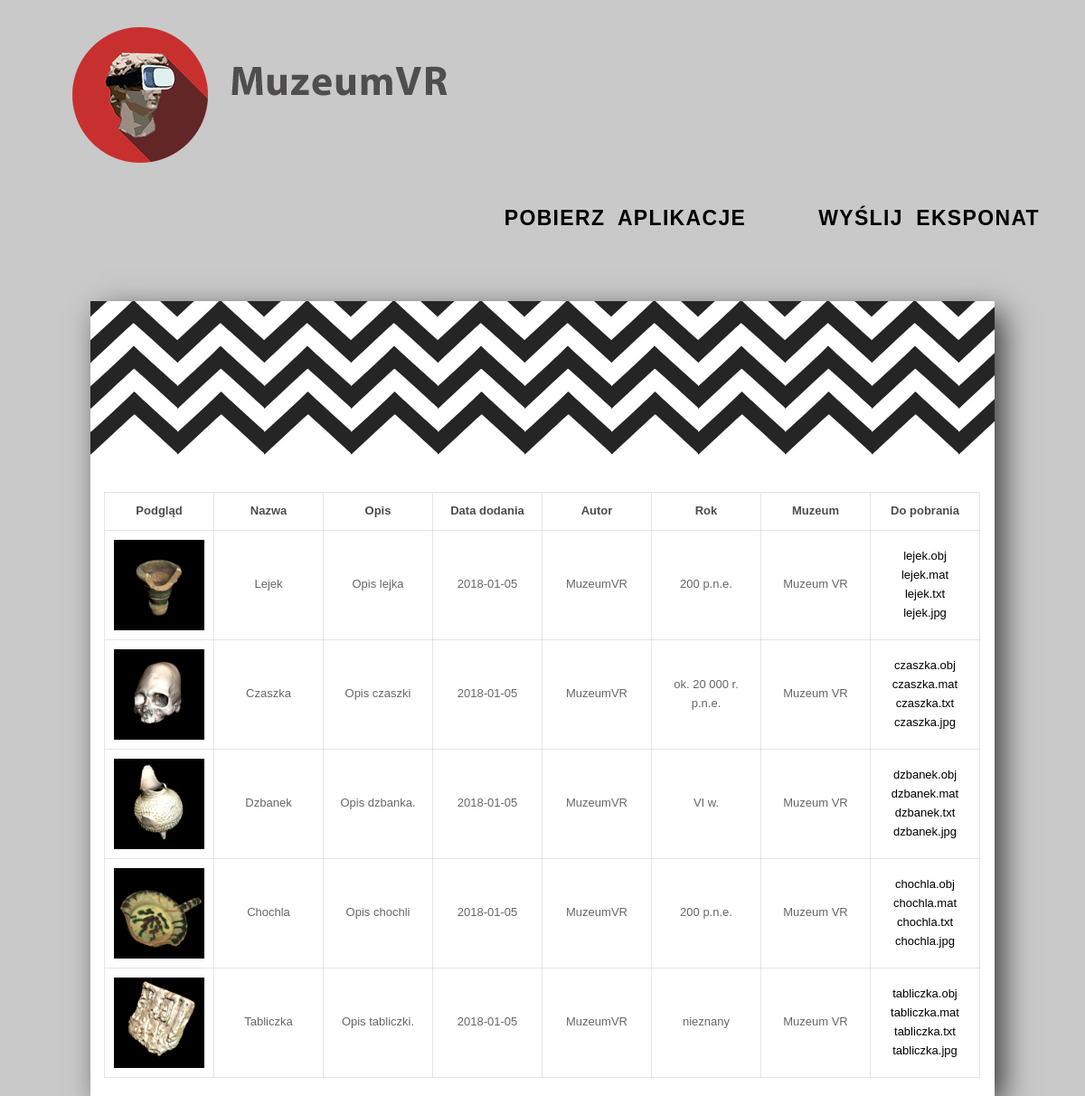
The page / on the database its author committed.
### tables this page shows
CREATE TABLE `model` (
  `id` int(11) NOT NULL COMMENT 'unique id',
  `name` varchar(80) NOT NULL COMMENT 'name of display unit',
  `description` text NOT NULL COMMENT 'description of display unit',
  `filename` varchar(80) NOT NULL COMMENT 'name of file',
  `upload_date` date NOT NULL COMMENT 'upload date',
  `author` varchar(60) NOT NULL COMMENT 'author',
  `year` varchar(20) NOT NULL COMMENT 'date of origin',
  `museum` varchar(50) NOT NULL COMMENT 'museum that object is coming from',
  `verified` tinyint(1) NOT NULL COMMENT 'verify, values 0 or 1'
);

### index.php (the view, shortened to what this page needs)
<html>
<head>
<link rel="stylesheet" href="css/style.css" type="text/css" />
</head>
<body>
<div class = "toppanel">
<div class="logo">
<span><a href = "index.php"><img src="images/logo.png" /></a></span>
</div>
<div class="menu">
        <div class="appdownload"><span><a href="museumvr.apk">Pobierz aplikacje</a></span></div>
        <div class="upload"><span><a href="upload.php">Wyślij eksponat</a></span></div>
</div>
</div>
<div class = test>
<div class = "content">
<div class = "stripes">
<span><img src="images/stripes.png"/></span>
</div>
<div class = "lista">
<table width="100%" border="1px">
			<tr>
                <th>Podgląd</th>
				<th>Nazwa</th>
				<th>Opis</th>
				<th>Data dodania</th>
                <th>Autor</th>
                <th>Rok</th>
				<th>Muzeum</th>
				<th>Do pobrania</th>
			</tr>
            <?php
                $result = mysql_query("SELECT `name`, `description`, `upload_date`, `author`, `year`, `museum`, `filename` FROM `Model` WHERE verified = 1");
				while($row = mysql_fetch_row($result))
				{
                    Print "<tr>";
                        Print "<td> <img src =\inz\models\\" . $row[6] . "\\" . $row[6] . ".jpg width=100px height=100px> </td>";
						Print '<td align="center">'. $row[0] . "</td>";
						if (strlen($row[1])>100) {
							Print '<td align="center">'. substr($row[1],0,100) . "... (...) </td>";
						}
							else {
								Print '<td align="center">'. $row[1] . "</td>";
							}
						Print '<td align="center">'. $row[2] . "</td>";
                        Print '<td align="center">'. $row[3] . "</td>";
                        Print '<td align="center">'. $row[4] . "</td>";
						Print '<td align="center">'. $row[5] . "</td>";
						Print '<td align="center"> <a href ="models\\' . $row[6] . "\\" . $row[6] . '.obj">' . $row[6] . ".obj </a></br>";
						Print '<a href ="models\\' . $row[6] . "\\" . $row[6] . '.mat">' . $row[6] . ".mat </a></br>";
						Print '<a href ="models\\' . $row[6] . "\\" . $row[6] . '.txt">' . $row[6] . ".txt </a></br>";
						Print '<a href ="models\\' . $row[6] . "\\" . $row[6] . '.jpg">' . $row[6] . ".jpg </a></td>";
					Print "</tr>";
                }
			?>
	</table>
</div>
</div>
</div>
</body>
</html>

### css/style.css (style rules this page uses)
body, div, span, h1, h2, h3, h4, h5, h6, p, img, strong, b, u, i, center, ol, ul, li, table, tr, th, td { margin: 0; padding: 0; border: 0; font-size: 100%; font: inherit; }
body { margin-top: 30px; background: #c9c9c9; font-family: Arial; line-height: 1.6em; }
p, li, td, th, a { font-size: 13px; line-height: 1.6em; }
table { border-collapse: collapse; border-spacing: 0; }
.toppanel { height: 40px; }
.logo { float: left; margin-left: 80px; }
.logo span { height: 150px; width: auto; display: table-cell; vertical-align: middle; color: #e25252; }
.logo img { vertical-align: middle; }
.menu { float: right; margin-top: 50px; margin-right: 50px; color: #fff; }
.menu a { font-weight:bold; text-transform:uppercase; text-decoration: none; color:#000000; letter-spacing:1pt; word-spacing:5pt; font-size:23px; text-align:left; font-family:trebuchet MS, sans-serif; line-height:1; margin:0px; padding:0px; }
.appdownload, .upload { float: left; display: table; padding-left: 80px; box-sizing: border-box; }
.appdownload span, .upload span, { display: table-cell; vertical-align: middle; color: #fff; font-weight: bold; font-size: 13px; text-shadow: 1px 1px rgba(0,0,0,0.2); }
.content a { text-decoration: none; color: #000; }
.toppanel { height: 150px; display: block; }
.test { width: 100%; text-align: center; }
.content { width: 1000px; margin: auto; display: inline-block; background-color: #fff; margin-top: 80px; min-height: 500px; -webkit-box-shadow: 10px 10px 32px -2px rgba(0,0,0,0.75); -moz-box-shadow: 10px 10px 32px -2px rgba(0,0,0,0.75); box-shadow: 10px 10px 32px -2px rgba(0,0,0,0.75); }
.lista table { width: 90%; margin-left: 15px; margin-top: 40px; border-top: 1px solid rgba(0,0,0,0.1); border-left: 1px solid rgba(0,0,0,0.1); margin-bottom: 20px; }
.lista td, .lista th { border-right: 1px solid rgba(0,0,0,0.1); border-bottom: 1px solid rgba(0,0,0,0.1); padding: 10px; color: rgba(0,0,0,0.6); min-width: 100px; max-height: 50px; }
.lista th { font-weight: bold; color: rgba(0,0,0,0.7); border-top: 0px; max-height: 50px; }
.stripes { width: 100%; background-image: url(../images/stripes.png); background-repeat: repeat-x; }
.stripes span { background-image: url(../images/stripes.png); height: 171px; width: auto; background-repeat: repeat-x; display: table-cell; vertical-align: middle; color: #e25252; }

### rows shown on the page
model: filename (picture), name "Lejek", description "Opis lejka", upload_date "2018-01-05", author "MuzeumVR", year "200 p.n.e.", museum "Muzeum VR", filename "lejek"
model: filename (picture), name "Czaszka", description "Opis czaszki", upload_date "2018-01-05", author "MuzeumVR", year "ok. 20 000 r. p.n.e.", museum "Muzeum VR", filename "czaszka"
model: filename (picture), name "Dzbanek", description "Opis dzbanka.", upload_date "2018-01-05", author "MuzeumVR", year "VI w.", museum "Muzeum VR", filename "dzbanek"
model: filename (picture), name "Chochla", description "Opis chochli", upload_date "2018-01-05", author "MuzeumVR", year "200 p.n.e.", museum "Muzeum VR", filename "chochla"
model: filename (picture), name "Tabliczka", description "Opis tabliczki.", upload_date "2018-01-05", author "MuzeumVR", year "nieznany", museum "Muzeum VR", filename "tabliczka"
